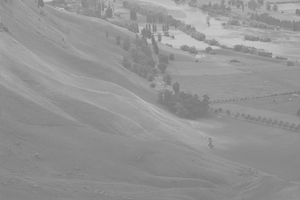
#> input picture Assignment_32/input/land.png, 300 x 200 px, found by its file name
$ python histogram_equalizer.py
#> lines starting #> are read from the running program, lines starting #| are printed output that depends on the picture
import cv2
import numpy as np

land_image = cv2.imread("Assignment_32/input/land.png", cv2.IMREAD_GRAYSCALE)
#> land_image is the input picture: shape (200, 300); min 119, max 202, mean 148
landing_place_image = cv2.imread("Assignment_32/input/landing_place.png",
                                 cv2.IMREAD_GRAYSCALE)
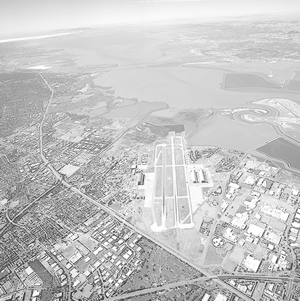
#> input picture Assignment_32/input/landing_place.png, 300 x 301 px, found by its file name
#> landing_place_image is the input picture: shape (301, 300); min 34, max 255, mean 197.1
figure_image = cv2.imread(
    "Assignment_32/input/figure.png", cv2.IMREAD_GRAYSCALE)
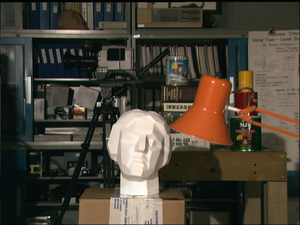
#> input picture Assignment_32/input/figure.png, 300 x 225 px, found by its file name
#> figure_image: shape (225, 300); min 0, max 254, mean 66.8


def equalizer_histogram(image, equalizer_histogram_model):
#> called with equalizer_histogram_model = 'normal_equalize'
    if equalizer_histogram_model == "normal_equalize":
        equalize_result = cv2.equalizeHist(image)
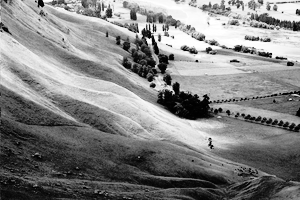
#> equalize_result: shape (200, 300); min 0, max 255, mean 130.7

        result_list = np.hstack((image, equalize_result))
        return result_list
    elif equalizer_histogram_model == "clahe_equalize":
        clahe_result = cv2.createCLAHE(2, (3, 3))
        clahe_result = clahe_result.apply(image)

        result_list = np.hstack((image, clahe_result))
        return result_list
    else:
        return image


result = equalizer_histogram(land_image, "normal_equalize")
cv2.imshow("", result)
cv2.waitKey(0)

result = equalizer_histogram(landing_place_image, "normal_equalize")
#> call 2 of equalizer_histogram, with equalizer_histogram_model = 'normal_equalize'
#> in equalizer_histogram (call 2), `equalize_result = cv2.equalizeHist(image)`:
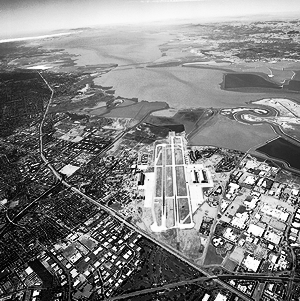
#> equalize_result: shape (301, 300); min 0, max 255, mean 128.7
#> in equalizer_histogram (call 2), `result_list = np.hstack((image, equalize_result))`:
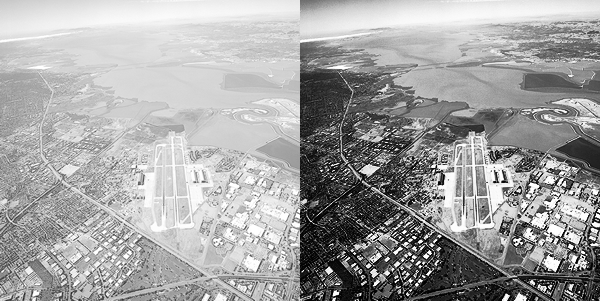
#> result_list: shape (301, 600); min 0, max 255, mean 162.9
cv2.imshow("", result)
cv2.waitKey(0)

result = equalizer_histogram(figure_image, "clahe_equalize")
#> call 3 of equalizer_histogram, with equalizer_histogram_model = 'clahe_equalize'
#> in equalizer_histogram (call 3), `clahe_result = clahe_result.apply(image)`:
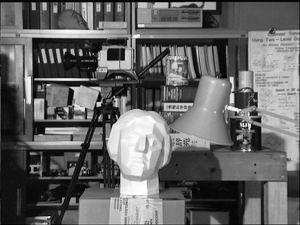
#> clahe_result: shape (225, 300); min 0, max 255, mean 100.5
#> in equalizer_histogram (call 3), `result_list = np.hstack((image, clahe_result))`:
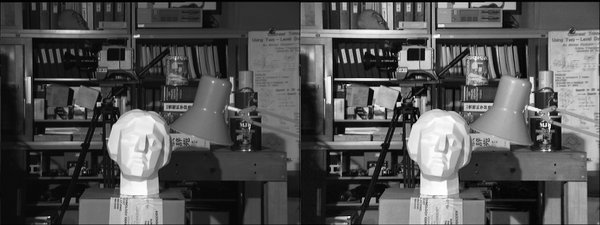
#> result_list: shape (225, 600); min 0, max 255, mean 83.6
cv2.imshow("", result)
cv2.waitKey(0)
